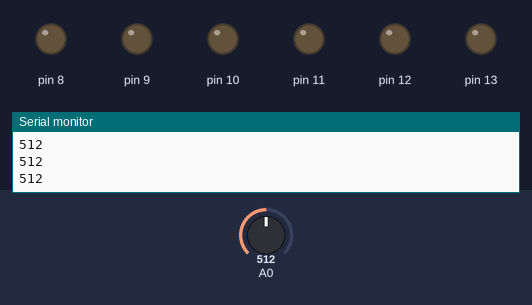
Recording of a sketch running on a simulated Arduino Uno, built with avr-gcc and run on an emulated ATmega328P. Shown: output pins drawn as LEDs (lit = HIGH), the last lines printed to the serial monitor. Dashed ring = blinking. Inputs (shaded band) come from the test bench; at power-on: A0 = 512.

Above: at 1.2 s.
1.3 s: A0 set to 55
2.8 s: A0 set to 45
At 3.2 s:
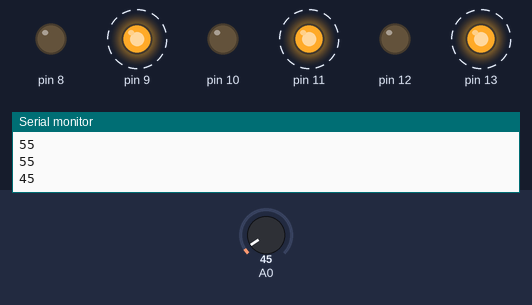
5.8 s: A0 set to 122
At 7.0 s:
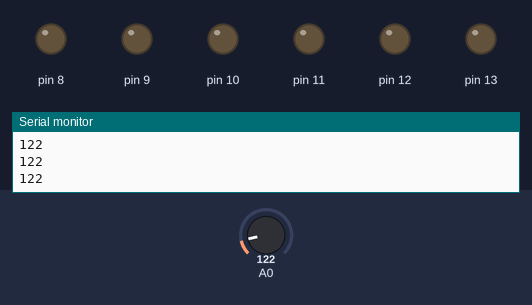
7.3 s: A0 set to 40
At 8.2 s:
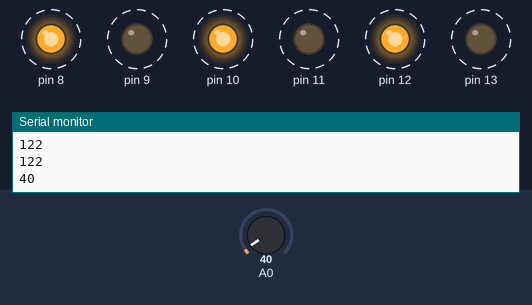
Timing chart, 0 to 11.3 s (numbered marks = the images above; inputs shaded):
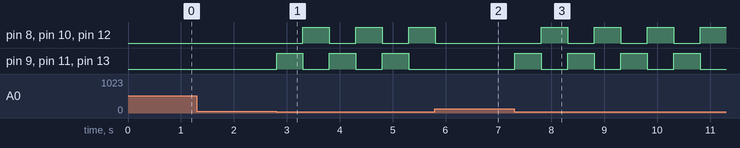

Measured:
- the behaviour switches between 50 and 49 on A0 (found by bisection; images 0 and 1)
- after the input at 2.8 s, pin 8, pin 10, pin 12: alternates HIGH for 0.50 s and LOW for 0.50 s, starting after 0.51 s; pin 9, pin 11, pin 13: alternates HIGH for 0.50 s and LOW for 0.50 s, starting at once
- after the input at 5.8 s, pin 8, pin 10, pin 12: goes on until 5.8 s, then stays LOW; pin 9, pin 11, pin 13: stays LOW (without the input it goes to HIGH after 0.01 s)
- after the input at 7.3 s, pin 8, pin 10, pin 12: alternates HIGH for 0.50 s and LOW for 0.50 s, starting after 0.51 s; pin 9, pin 11, pin 13: alternates HIGH for 0.50 s and LOW for 0.50 s, starting at once

The sketch:

fall18q21.ino
```cpp
void setup()
{
  Serial.begin(9600);
  pinMode(13, OUTPUT);
  pinMode(12, OUTPUT);
  pinMode(11, OUTPUT);
  pinMode(10, OUTPUT);
  pinMode(9, OUTPUT);
  pinMode(8, OUTPUT);
  pinMode(A0, INPUT);
}

void loop()
{
  int a= analogRead(A0);
  Serial.println(a);

  if(a<50){
   digitalWrite(13, HIGH);
  digitalWrite(12, LOW);
  digitalWrite(11, HIGH);
  digitalWrite(10, LOW);
  digitalWrite(9, HIGH);
  digitalWrite(8, LOW);


  delay(500);

  digitalWrite(13, LOW);
  digitalWrite(12, HIGH);
  digitalWrite(11, LOW);
  digitalWrite(10, HIGH);
  digitalWrite(9, LOW);
  digitalWrite(8, HIGH);

  delay(500);


  }else{
  digitalWrite(13,0);
      digitalWrite(12,0);
      digitalWrite(11,0);
      digitalWrite(10,0);
      digitalWrite(9,0);
      digitalWrite(8,0);
  }

  /*
  digitalWrite(13, HIGH);
  digitalWrite(12, LOW);
  digitalWrite(11, HIGH);
  digitalWrite(10, LOW);
  digitalWrite(9, HIGH);
  digitalWrite(8, LOW);


  delay(1000);

  digitalWrite(13, LOW);
  digitalWrite(12, HIGH);
  digitalWrite(11, LOW);
  digitalWrite(10, HIGH);
  digitalWrite(9, LOW);
  digitalWrite(8, HIGH);

  delay(1000);

 */

}
```
